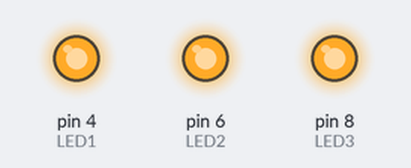
This sketch was run on a simulated Arduino Uno, built with avr-gcc and run on an emulated ATmega328P. Shown: output pins drawn as LEDs (lit = HIGH).

Above: at 0.2 s.
At 1.7 s:
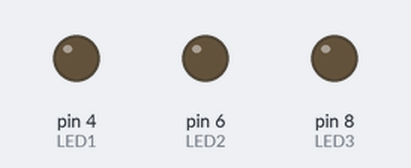
Timing chart, 0 to 3.0 s (numbered marks = the images above):
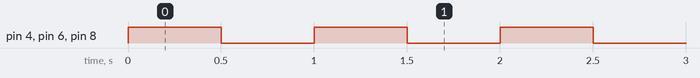

The sketch:

GroundStation_BLINK_FUNCTION.ino
```cpp
// Define the pins for the LEDs
#define LED1  4
#define LED2  6
#define LED3  8

void setup() {
  // Set the LED pins as output
  pinMode(LED1, OUTPUT);
  pinMode(LED2, OUTPUT);
  pinMode(LED3, OUTPUT);
}

void loop() {
  // Call the blink function with a delay of 500 milliseconds
  blink(500);
}

// Blink function definition
void blink(int delayDuration) {
  // Turn all LEDs on
  digitalWrite(LED1, HIGH);
  digitalWrite(LED2, HIGH);
  digitalWrite(LED3, HIGH);
  delay(delayDuration);  // Wait for the specified duration

  // Turn all LEDs off
  digitalWrite(LED1, LOW);
  digitalWrite(LED2, LOW);
  digitalWrite(LED3, LOW);
  delay(delayDuration);  // Wait for the specified duration
}
```

Measured:
- by itself, pin 4 (LED1), pin 6 (LED2), pin 8 (LED3): alternates HIGH for 0.50 s and LOW for 0.50 s
